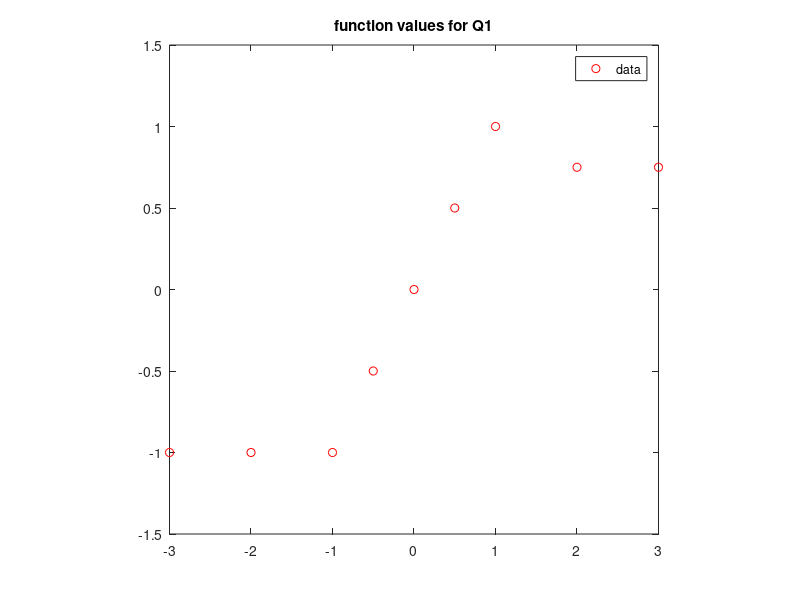
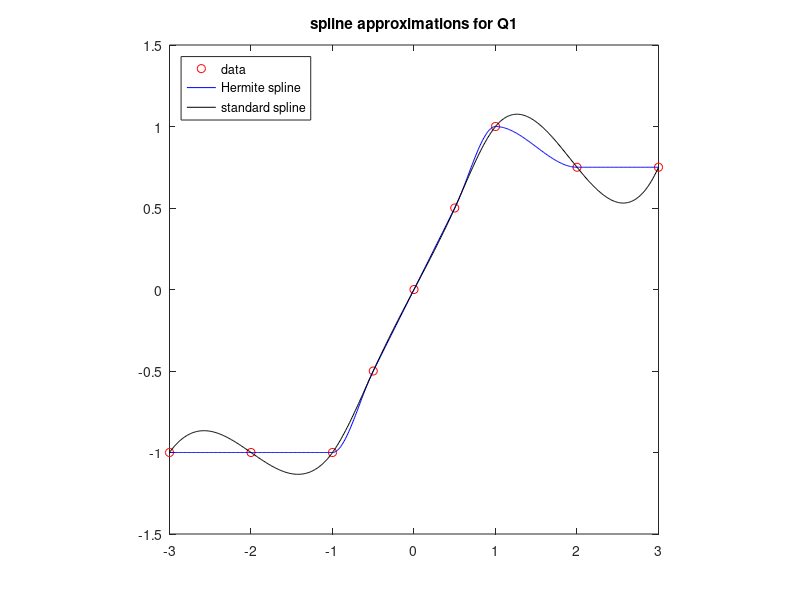
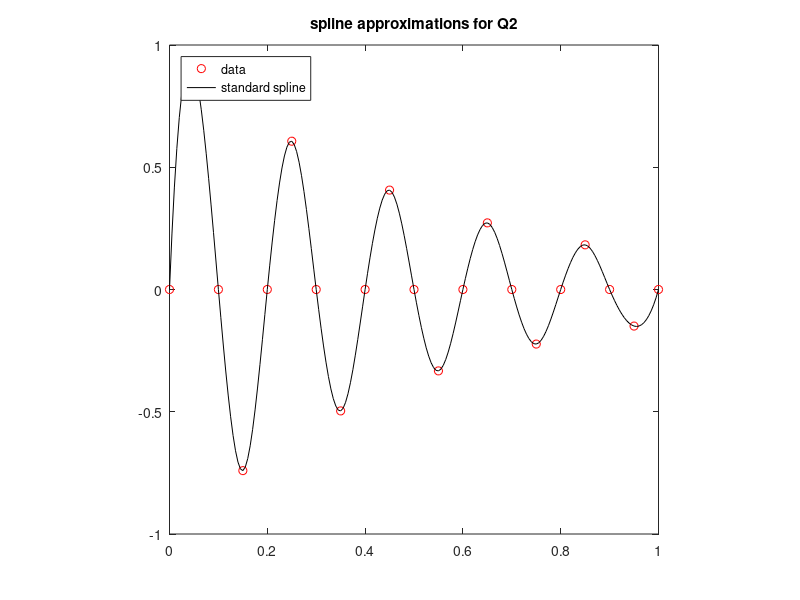

The MATLAB source for these figures, in order:
%% visualisation of a cubic spline approximation of a sample data set

% get some data
x1=[-3,-2,-1,-.5,0,0.5,1,2,3]; % x values
f1_eval=[-1,-1,-1,-0.5,0,0.5,1,0.75,0.75]; %function values for each x

% plot a figure of these (figure 1)
figure(1)
plot(x1, f1_eval, 'ro')
axis square
axis([-3, 3, -1.5, 1.5])
title('function values for Q1')
legend('data')
shg

% get inteprolation evaluation points
t1 = [-3:0.01:3];

% do a piecewise cubic hermite interpolation
% p-chip is a shape preserving piecewise interpolation
% if f(x_{k})=f(x_{k+1}, then df(f(x_{k})/dx=df(f(x_{k+1})/dx
p1 = pchip(x1, f1_eval, t1);

% use cubic splint to estimate behaviour of the function
s1 = spline(x1, f1_eval, t1);

% make plot of interpolated data
figure(2)
plot(x1, f1_eval, 'ro', t1, p1, '-b', t1, s1, '-k')
axis square
axis([-3, 3, -1.5, 1.5])
title('spline approximations for Q1')
legend('data','Hermite spline','standard spline', ...
'location','northwest')

%% use spline to estimate e^{-2x} * sin(1-*pi*x) over [0, 1]
% using 20 intervals

%define intervals, evaluation points, and interpolations between points
a2 = 0; b2 = 1; c2 = 20; d2 = 10;

% define function
f2 = @(x) exp(-2.*x).*sin(10.*pi.*x);

% create interval and evaluate points
x2 = [a2:(b2-a2)/c2:b2];
f2_eval = f2(x2);

% get inteprolation evaluation points and use cubic spline to estimate f
t2 = [a2:(b2-a2)/(c2*d2):b2];
s2 = spline(x2, f2_eval, t2);

% plot the knots and the estimated curve
figure(3)
plot(x2, f2_eval, 'ro', t2, s2, '-k')
axis square
xlim([0, 1]);
title('spline approximations for Q2')
legend('data', 'standard spline', ...
'location','northwest')









